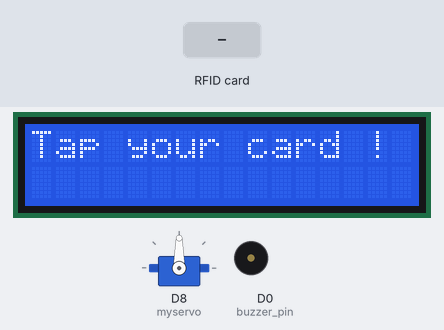
Bench run of a sketch on a simulated ESP8266 (NodeMCU). Parts: 16×2 character LCD, servo, buzzer (waves = sounding, pin HIGH). Inputs (shaded band) come from the test bench. WiFi joins after 1.5 s; servers stay silent unless stated; uploads are accepted with an empty reply; what the sketch prints to the serial monitor is not drawn.

Above: at 7.9 s.
8.0 s: RFID card 11 11 11 1A held to the reader
At 8.14 s:
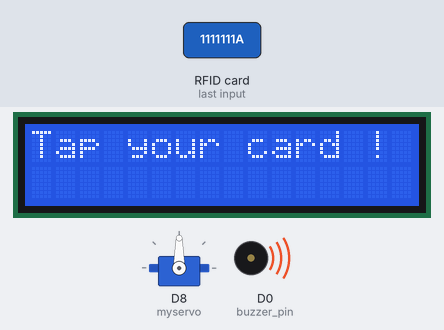
9.7 s: RFID card 11 11 11 1A held to the reader
At 9.87 s:
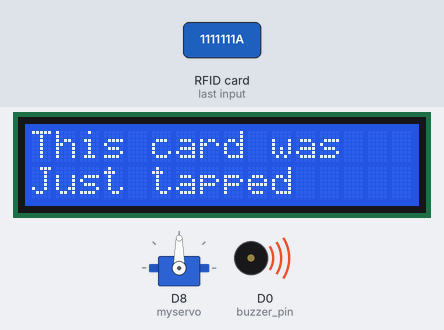
12.2 s: RFID card 5E 7A 19 C4 held to the reader
At 13.1 s:
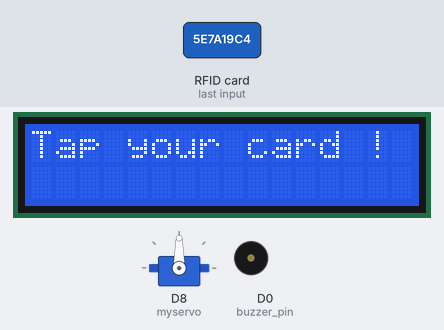
Timing chart, 0 to 15.2 s (numbered marks = the images above; inputs shaded):
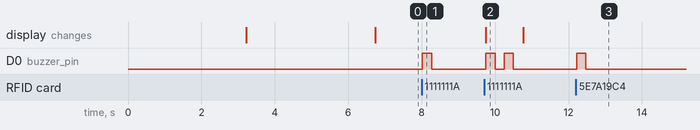

Measured:
- after the input at 8.0 s, D0 (buzzer_pin): LOW → HIGH at once, → LOW 0.25 s later
- after the input at 9.7 s, D0 (buzzer_pin): alternates HIGH for 0.25 s and LOW for 0.25 s, 4 changes in all, then stays LOW, starting after 0.05 s; the display: changes after 0.05 s (image 2)
- after the input at 12.2 s, D0 (buzzer_pin): LOW → HIGH at once, → LOW 0.25 s later
- what the display in image 2 shows lasts 1.1 s, from 9.7 s to 10.8 s

The sketch:

rfid_to_esp8266.ino
```cpp
/*
  RFID    ESP8266
  VCC====> 3V
  GND=====>GND
  RST====>D1
  SDA=====>D2
  SCL=====>D5
  MOSI=====>D7
  MISO=====>D6
  IRQ ===> Nta pin uyicomekaho uyirekeraho ubusa
*/
#include <ESP8266HTTPClient.h>
#include <ESP8266WiFi.h>
#include <ESP8266WebServer.h>
#include <ArduinoJson.h>
#include <LiquidCrystal_I2C.h>
#include <Wire.h>
#include <SPI.h>
#include <RFID.h>
#include <Servo.h>
Servo myservo;  // create servo object to control a servo
const char* ssid = "e_connect";// network name
const char* password = "1111111a";// network password
const char* host = "http://192.168.43.214/digitalparking/device_api.php";// chnage the ip to your own ip address =>ipconfig

#define RST_PIN         0          // Configurable, see typical pin layout above
#define SS_PIN          2         // Configurable, see typical pin layout above
HTTPClient http;
WiFiClient WiFiclient;
LiquidCrystal_I2C lcd(0x27, 16, 2);

RFID rfid(SS_PIN, RST_PIN);  // Create MFRC522 instance
unsigned int lasttime = 0;
int serNum0;
int serNum1;
int serNum2;
int serNum3;
int serNum4;
String card_num = "";
unsigned int last_millis = 0;
int buzzer_pin = 16;
int buzzer_times = 0;
void setup() {
  Serial.begin(9600);		// Initialize serial communications with the PC
  SPI.begin();
  rfid.init();
  lcd.init();                      // initialize the lcd
  lcd.init();
  // Print a message to the LCD.
  lcd.backlight();
  lcd.setCursor(0, 0);
  lcd.print("Powering on");
  delay(3000);
  lcd.clear();
  lcd.setCursor(0, 0);
  lcd.print("connecting to ");
  lcd.setCursor(0, 1);
  lcd.print("network... ");
  Serial.print("Connecting to ");
  Serial.println(ssid);
  pinMode(buzzer_pin, OUTPUT);

  WiFi.begin(ssid, password);
  while (WiFi.status() != WL_CONNECTED) {
    delay(500);
    Serial.print(".");

  }

  Serial.println("WiFi connected");
  Serial.println("IP address: ");
  Serial.println(WiFi.localIP());
  delay(2000);
  lcd.clear();
  myservo.attach(D8);  // attaches the servo on GIO2 to the servo object
}

void loop() {
  if (millis() - last_millis >= 1000) {
    lcd.clear();
    lcd.setCursor(0, 0);
    lcd.print("Tap your card !");
    last_millis = millis();
  }
  card_num = "";
  unsigned int currenttime = millis();
  if (currenttime - lasttime >= 10000) {
    /* to initialise the variable back to zero after 2 seconds or you can
      change it as deisired, this prevents from submitting the card twice since it may temper with results */
    serNum0 = serNum1 = serNum2 = serNum3 = serNum4 = 0;
  }

  if (rfid.isCard()) {
    if (rfid.readCardSerial()) {
      if (rfid.serNum[0] != serNum0
          && rfid.serNum[1] != serNum1
          && rfid.serNum[2] != serNum2
          && rfid.serNum[3] != serNum3
          && rfid.serNum[4] != serNum4
         ) {
        /* With a new cardnumber, show it. */
        Serial.println(" ");
        Serial.println("Card found");
        serNum0 = rfid.serNum[0];
        serNum1 = rfid.serNum[1];
        serNum2 = rfid.serNum[2];
        serNum3 = rfid.serNum[3];
        serNum4 = rfid.serNum[4];

        card_num += String(rfid.serNum[0], HEX) ;
        card_num += String(rfid.serNum[1], HEX) ;
        card_num += String(rfid.serNum[2], HEX) ;
        card_num += String(rfid.serNum[3], HEX) ;
        card_num += String(rfid.serNum[4], HEX) ;
        Serial.println(card_num);
        lasttime = millis();
        buzzer_times = 1;
        digitalWrite(buzzer_pin, HIGH);
        delay(250);
        digitalWrite(buzzer_pin, LOW);
        delay(250);
        send_card_data();// function to send data to the webserver


      } else {
        /* If we have the same ID, just write a dot. */
        lcd.clear();
        lcd.setCursor(0, 0);
        lcd.print("This card was");
        lcd.setCursor(0, 1);
        lcd.print("Just tapped");
        digitalWrite(buzzer_pin, HIGH);
        delay(250);
        digitalWrite(buzzer_pin, LOW);
        delay(250);
        digitalWrite(buzzer_pin, HIGH);
        delay(250);
        digitalWrite(buzzer_pin, LOW);
        delay(250);


      }
    }
  }

  rfid.halt();
}

void send_card_data() {
  String url = host;
  url += "?card=";
  url += card_num;
  http.begin(WiFiclient,url);
  http.addHeader("Content-Type", "text/plain");
  int httpCode = http.GET();
  String payload = http.getString(); // get data from webhost continously
  Serial.println(payload);
  String input = payload;
  StaticJsonDocument<230> doc;
  DeserializationError err = deserializeJson(doc, input) ;
  if (err) {
    Serial.print("ERROR:");
    Serial.print(err.c_str());
    return;
  }
  int card_valid = doc["card_valid"]; // 1
  int bal = doc["bal"]; // 0
  int servo = doc["servo"]; // 0
  const char* name = doc["name"]; // "Philbert"
  int charged = doc["charged"]; // 0
  int book = doc["book"]; // 0
  int bal_valid = doc["bal_valid"]; // 0
  int in_out = doc["in_out"]; // 0
  if (card_valid == 0) {
    // the card is not valid
    lcd.clear();
    lcd.setCursor(0, 0);
    lcd.print("Invalid card !");
    buzzer_times = 3;
    buzzer();
    delay(1000);

  }
  else {
    // when the card is valid
    if (book == 0) {
      // when the user has not yet booked
      lcd.clear();
      lcd.setCursor(0, 0);
      lcd.print("You have not  ");
      lcd.setCursor(0, 1);
      lcd.print("booked  ");
      buzzer_times = 2;
      buzzer();
       delay(1000);

    }
    else {

      if (in_out ==0) {
        // the case the user is entering
        if (servo == 1) {
          // when the user has boooked the servo turn to open the gate
          lcd.clear();
          lcd.setCursor(0, 0);
          lcd.print("Welcome");
          lcd.setCursor(0, 1);
          lcd.print(name);
          delay(2000);
          myservo.write(90);
          delay(2000);
          myservo.write(0);
        }
      }
      else {
        if (bal_valid == 0) {
          // when the user has insufficent balance
          lcd.clear();
          lcd.setCursor(0, 0);
          lcd.print("Insufficeint ");
          lcd.setCursor(0, 1);
          lcd.print("balance");
          buzzer_times = 2;
          buzzer();
          delay(1000);

        }
        else {
          // when the user has balance on the account
          if (servo == 1) {
            // when the user has met all the conditions
            lcd.clear();
            lcd.setCursor(0, 0);
            lcd.print("Thank you");
            lcd.setCursor(0, 1);
            lcd.print(name);
            delay(2000);
            lcd.clear();
            lcd.setCursor(0, 0);
            lcd.print("Charged :");
            lcd.setCursor(0, 1);
            lcd.print(charged);
            delay(2000);
            lcd.clear();
            lcd.setCursor(0, 0);
            lcd.print("balance :");
            lcd.setCursor(0, 1);
            lcd.print(bal);
            myservo.write(90);
            delay(2000);
            myservo.write(0);
          }

        }


      }


    }
  }
  http.end();
}
void buzzer() {
  int i = buzzer_times;
  while (i < 3) {
    digitalWrite(buzzer_pin, HIGH);
    delay(500);
    digitalWrite(buzzer_pin, LOW);
    delay(500);
    i++;
  }
}
```
